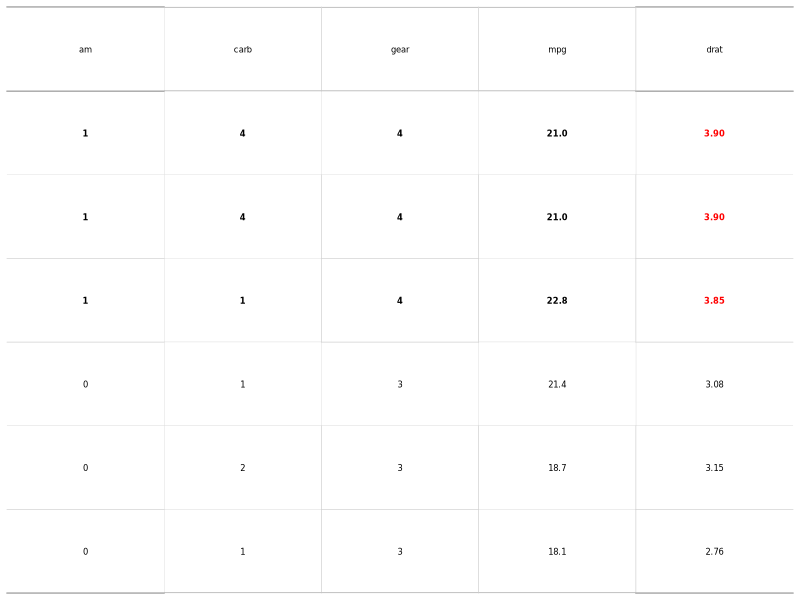

The R source for this figure:
## ---- chunk 1
knitr::opts_chunk$set(echo = TRUE)
library(flextable)
library(here)
library(data.table)
library(magrittr)
## ---- chunk 2
## 
## make sure the package defaults are in place 
init_flextable_defaults()
## set some of my own defaults
set_flextable_defaults(text.align = "center", 
                       font.size = 6,
                       layout = "autofit") # text.align here doesn't seem to work
my_flextable <- flextable(head(mtcars), 
                          col_keys = c("am", "carb", "gear", "mpg", "drat" ))  %>% 
    align(align = "center", part = "all") %>%
    border_inner_h(officer::fp_border(color = "lightgrey", width=0.25), part="all") %>% 
    border_inner_v(officer::fp_border(color = "lightgrey", width=0.25), part="all") %>% 
    ## above and below the header:
    border(border.top=officer::fp_border(color = "darkgrey", width=0.5), 
           border.bottom=officer::fp_border(color = "darkgrey", width=0.5), 
           part="header") %>%
    hline_bottom(border = officer::fp_border(color = "darkgrey", width=0.5), part = "body") %>% 
    ## conditional formatting
    ## add red to just the drat column, based on drat column value
    color(i=  ~ drat > 3.5, j = ~ drat , color = "red") %>% 
    ## bold every cell in the row, based on drat column value
    bold(i = ~ drat > 3.5, j = NULL, bold = TRUE) %>% 
    width(width=0.4) %>% ## width of the table in inches
    set_table_properties(layout = "autofit", width = .2) %>% 
    set_caption(caption =  as_paragraph( as_chunk("Example flextable",
                                                  props = fp_text_default() )))

my_flextable
## ---- chunk 3
## we lose the caption
plot(my_flextable) 
## ---- chunk 4
temp <- save_as_image(my_flextable, 
                      path=here("Rscripts/table_display_temp_tables/temp_flextable_3.png")) 

# {#id .class width=20% height=20%}
## ---- chunk 5
df <- airquality[ sample.int(10),]
flextable(df)
## ---- chunk 6
ft <- flextable(df)
ft <- add_header_row(ft,
                     colwidths = c(4, 2),
                     values = c("Air quality", "Time")
)

ft <- theme_vanilla(ft)
ft <- add_footer_lines(ft, "Daily air quality measurements in New York, May to September 1973.")
ft <- color(ft, part = "footer", color = "#666666")
ft <- set_caption(ft, caption = "New York Air Quality Measurements")
# center the header row labels
ft <- align(ft,
            i = 1, j = NULL,
            align = "center", part = "header")

ft
## ---- chunk 7
set_flextable_defaults(
    font.size = 10, 
    theme_fun = theme_vanilla,
    padding = 6,
    background.color = "#EFEFEF")
flextable(df)
## ---- chunk 8
myft <- flextable(head(mtcars), 
                  col_keys = c("am", "carb", "gear", "mpg", "drat" ))
myft
## ---- chunk 9
myft <- italic(myft, j = 3)
myft <- color(myft, ~ drat > 3.5, ~ drat, color = "red")
myft <- bold(myft, ~ drat > 3.5, ~ drat, bold = TRUE)
myft
## ---- chunk 10
myft <- add_header_row(
    x = myft, values = c("some measures", "other measures"),
    colwidths = c(3, 2))
myft <- align(myft, i = 1, part = "header", align = "center")
myft
## ---- chunk 11
myft <- set_table_properties(myft, align = "right", layout = "autofit")
myft
## ---- chunk 12
myft <- flextable(
    data = head(airquality), 
    col_keys = c("Ozone", "Solar.R", "col1", "Month", "Day")) |> 
    width(j = "col1", width = .2) |>
    empty_blanks()
myft
## ---- chunk 13
## data.table seems to be similar to a data.frame, but cells can contain more complex 
z <- as.data.table(ggplot2::diamonds)

z <- z[, list(
    price = mean(price, na.rm = TRUE),
    list_col = list(.SD$x)
), by = "cut"]

# flextable ----
ft <- flextable(data = z) %>%
    mk_par(j = "list_col", value = as_paragraph(
        plot_chunk(value = list_col, type = "dens", col = "#ec11c2", 
                   width = 1.5, height = .4, free_scale = TRUE)
    )) %>%
    colformat_double(big.mark = " ", suffix = " $") %>% 
    autofit()
ft
## ---- chunk 14
save_as_docx(myft, path=here("Rscripts/table_display_flextable_demo_fig1.docx"))
## ---- chunk 15
set_flextable_defaults(font.size = 11, padding = 3)
use_df_printer()
## ---- chunk 16
sessionInfo()
